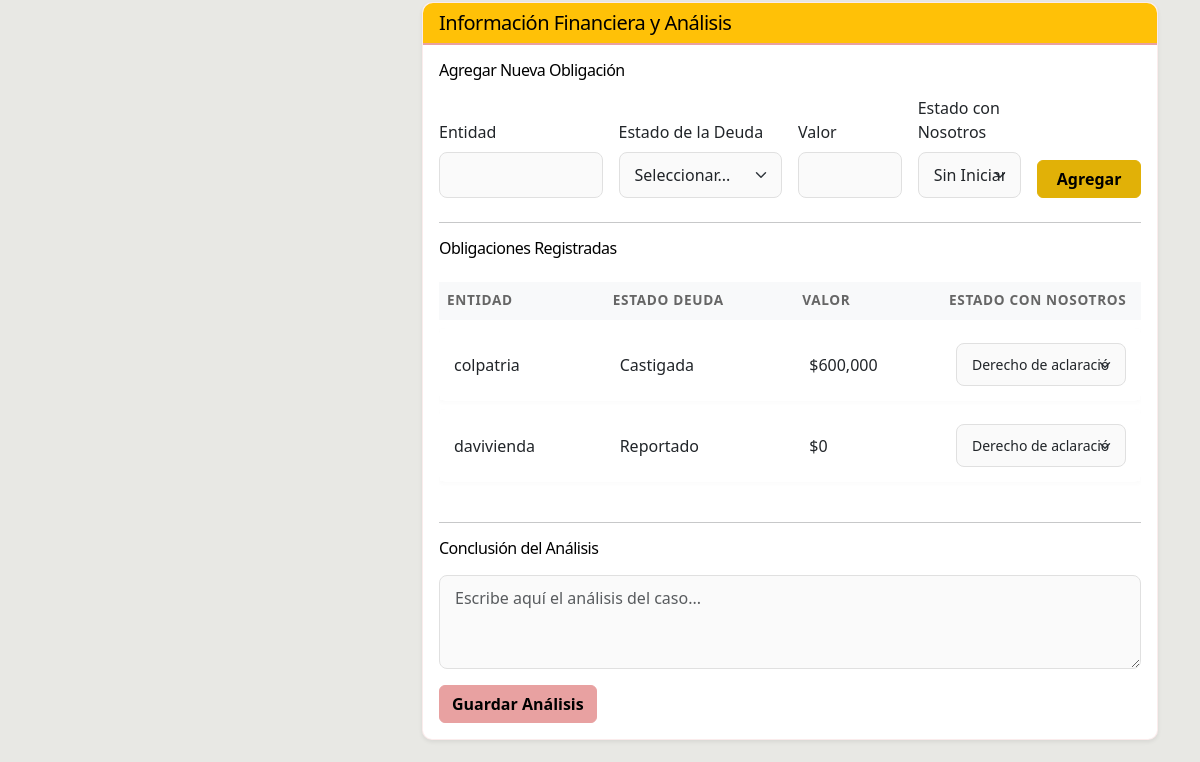
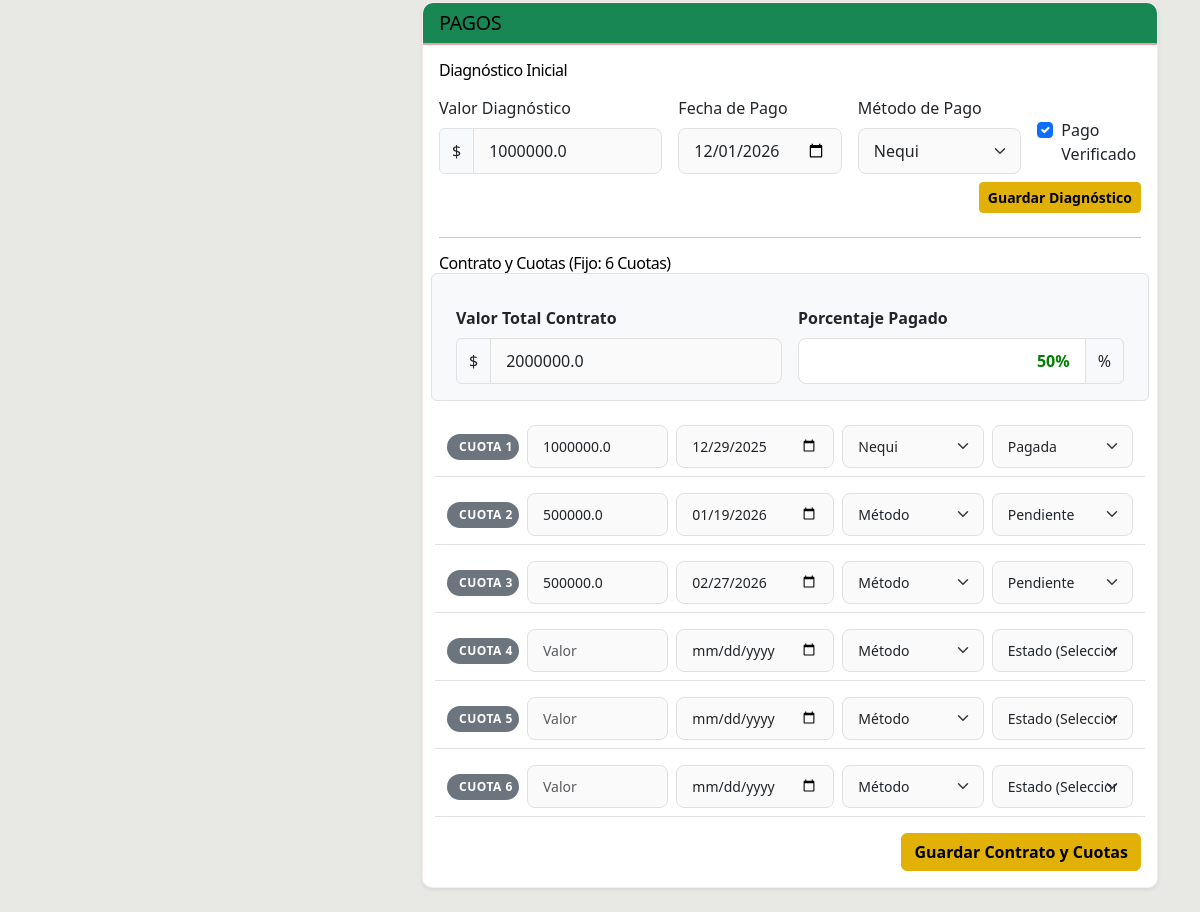
Before: /client/1 (signed in, lower part) with the older database file (2 pictures, top to bottom).
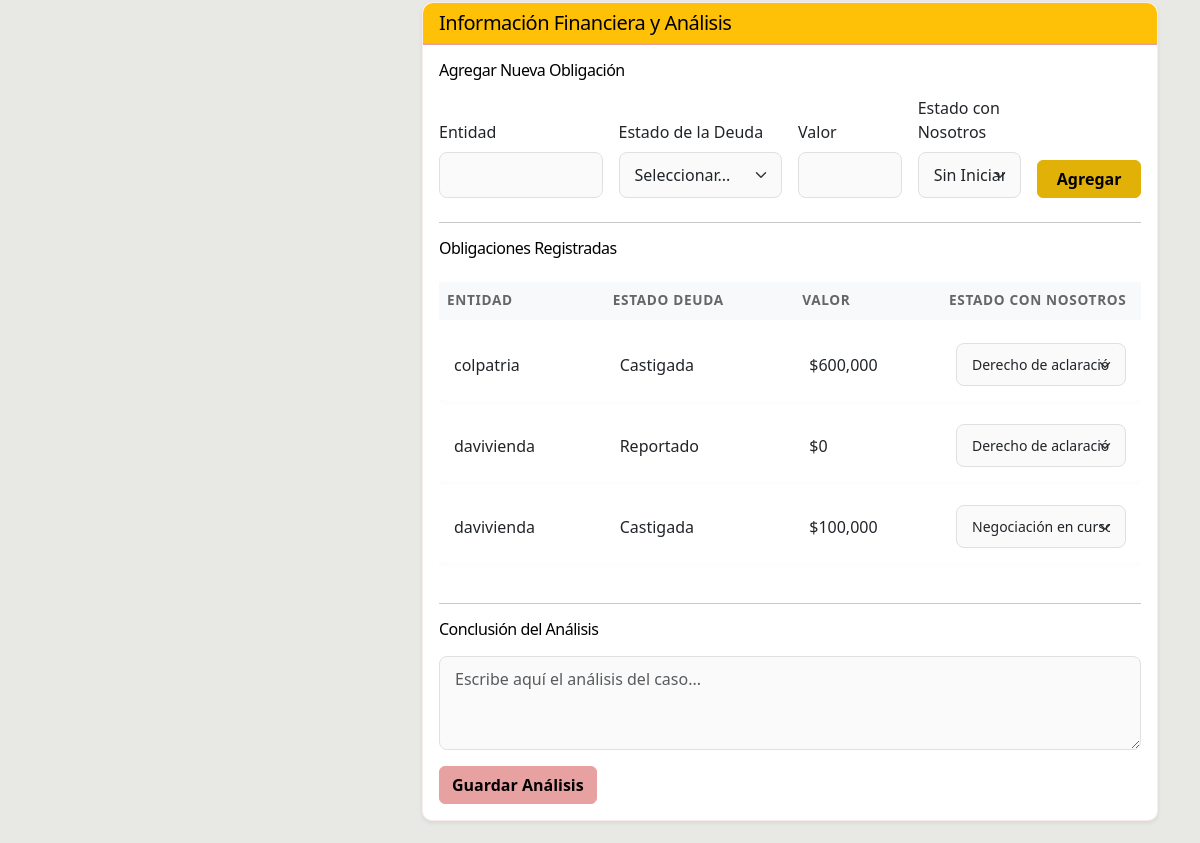
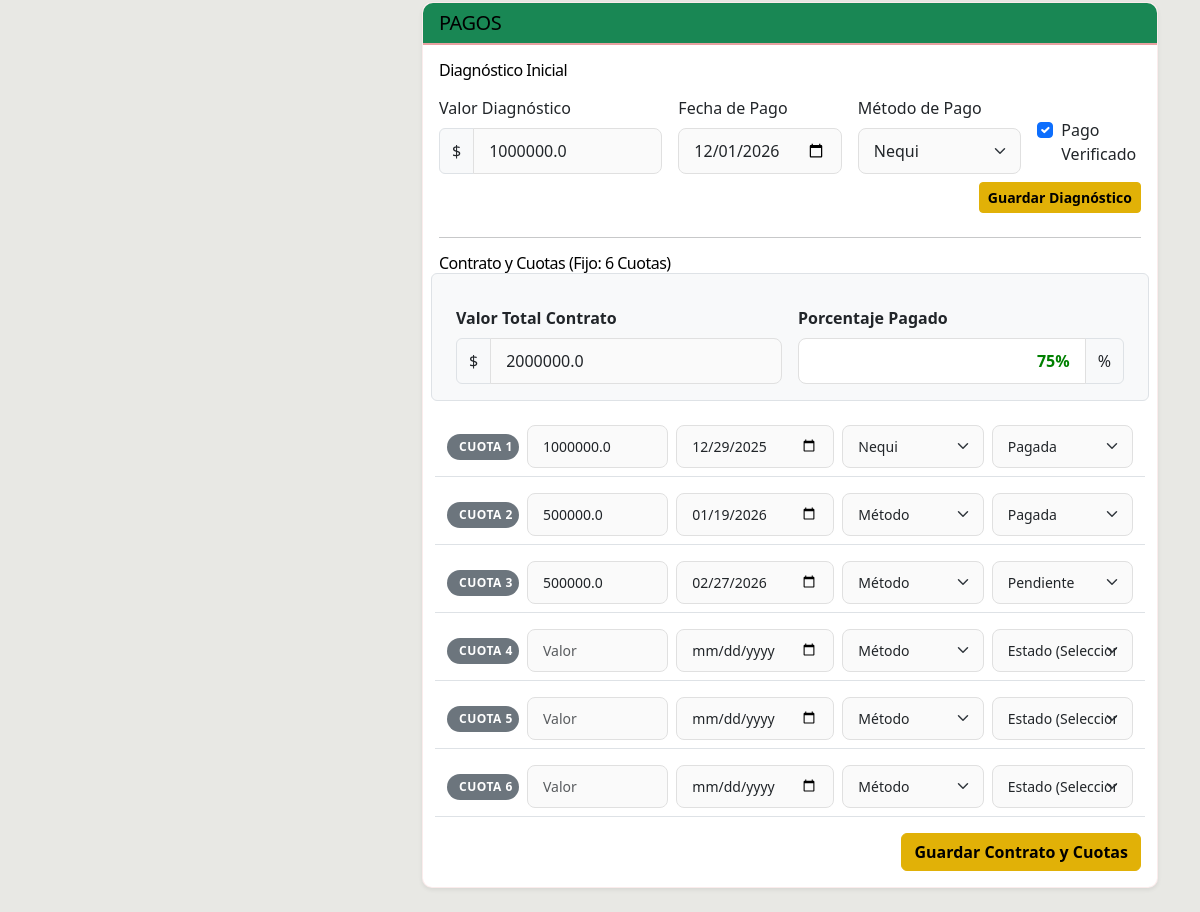
After: the same page with the newer database file (2 pictures, top to bottom).
### models.py (models this page shows)
class FinancialObligation(db.Model):
    id = db.Column(db.Integer, primary_key=True)
    client_id = db.Column(db.Integer, db.ForeignKey('client.id'), nullable=False)
    entidad = db.Column(db.String(100), nullable=False)
    estado = db.Column(db.String(50), nullable=False) # 'Al día', 'Reportado', 'Reporte negativo de tiempo'
    valor = db.Column(db.Float, nullable=False)
    estado_legal = db.Column(db.String(100), default='Sin Iniciar') # 'Sin Iniciar', 'Derecho de aclaración', 'Refutación de pruebas', 'Derecho de petición', 'Fallo al derecho', 'Refutación a ese fallo', 'Solicitud de reposición', 'Queja superintendencia', 'Queja defensoría', 'Tutelas fallo', 'Tutela', 'Demanda juzgado', 'Demanda a la SIC', 'Negociación en curso', 'Negociación entregada', 'Negociación incumplida por el cliente', 'Finalizado'
    created_at = db.Column(db.DateTime, default=datetime.utcnow)
    client = db.relationship('Client', backref=db.backref('financial_obligations', cascade='all, delete-orphan'))

class ContractInstallment(db.Model):
    id = db.Column(db.Integer, primary_key=True)
    payment_contract_id = db.Column(db.Integer, db.ForeignKey('payment_contract.id'), nullable=False)
    numero_cuota = db.Column(db.Integer, nullable=False)
    valor = db.Column(db.Float)
    fecha_vencimiento = db.Column(db.Date)
    metodo_pago = db.Column(db.String(50))
    estado = db.Column(db.String(50), default='Pendiente') # 'Pendiente', 'Pagada', 'En Mora'
    payment_contract = db.relationship('PaymentContract', backref='installments')

### routes/main.py (the view)
@main_bp.route('/client/<int:client_id>')
@login_required
def client_detail(client_id):
    client = Client.query.get_or_404(client_id)
    if current_user.rol == 'Aliado' and client.analista_id != current_user.id:
        flash('No tienes permiso para acceder a este cliente.', 'danger')
        return redirect(url_for('aliados.aliados_dashboard'))
    files = []
    upload_folder = current_app.config['UPLOAD_FOLDER']
    if not os.path.exists(upload_folder):
        os.makedirs(upload_folder)
    for filename in os.listdir(upload_folder):
        if filename.startswith(f"client_{client_id}_"):
            files.append(filename)
    documents = Document.query.filter_by(client_id=client_id).all()
    if current_user.rol == 'Analista':
        documents = [d for d in documents if d.visible_para_analista]
    return render_template('client_detail.html', client=client, files=files, documents=documents)

### app.py (called while the page is built)
@login_manager.user_loader
def load_user(user_id):
    return User.query.get(int(user_id))

### templates/client_detail.html (shortened to what the changed rows need)
{% extends "base.html" %}
{% block content %}
<div class="row">
    <div class="col-md-8">
        <div class="card shadow-sm mb-4">
            <div class="card-body">
                <div class="table-responsive">
                    <table class="table table-bordered table-hover">
                        <thead class="table-light">
                            <tr>
                                <th>Entidad</th>
                                <th>Estado Deuda</th>
                                <th>Valor</th>
                                <th style="width: 200px;">Estado con Nosotros</th>
                            </tr>
                        </thead>
                        <tbody>
                            {% for obligation in client.financial_obligations %}
                            <tr>
                                <td>{{ obligation.entidad }}</td>
                                <td>{{ obligation.estado }}</td>
                                <td>${{ "{:,.0f}".format(obligation.valor) }}</td>
                                <td>
                                    <form
                                        action="{{ url_for('main.update_legal_status', obligation_id=obligation.id) }}"
                                        method="POST">
                                        <select class="form-select form-select-sm" name="estado_legal"
                                            onchange="this.form.submit()">
                                            <option value="Derecho de aclaración" {% if
                                                obligation.estado_legal=='Derecho de aclaración' %}selected{% endif %}>
                                                Derecho de aclaración</option>
                                            <option value="Negociación en curso" {% if
                                                obligation.estado_legal=='Negociación en curso' %}selected{% endif %}>
                                                Negociación en curso</option>
                                        </select>
                                    </form>
                                </td>
                            </tr>
                            {% else %}
                            <tr>
                                <td colspan="4" class="text-center text-muted">No hay obligaciones registradas todavía.
                                </td>
                            </tr>
                            {% endfor %}
                        </tbody>
                    </table>
                </div>
            </div>
        </div>
        <div class="card shadow-sm mb-4">
            <div class="card-body">
                {% set is_analyst = current_user.rol == 'Analista' %}
                <form action="{{ url_for('lawyer.save_contract_details', client_id=client.id) }}" method="POST"
                    id="contractForm">
                    <fieldset {% if is_analyst %}disabled{% endif %}>
                        <div class="row g-3 mb-3 p-3 bg-light rounded border">
                            <div class="col-md-6">
                                <div class="input-group">
                                    <input type="text" class="form-control text-end bg-white" id="porcentajePagado"
                                        value="0%" readonly style="font-weight: bold; color: green;">
                                    <span class="input-group-text">%</span>
                                </div>
                            </div>
                        </div>
                        <div id="staticInstallmentsContainer">
                            {% set installments_map = {} %}
                            {% if client.payment_contract and client.payment_contract.installments %}
                            {% for inst in client.payment_contract.installments %}
                            {% set _ = installments_map.update({inst.numero_cuota: inst}) %}
                            {% endfor %}
                            {% endif %}
                            {% for i in range(1, 7) %}
                            {% set inst = installments_map.get(i) %}
                            <div class="row g-2 mb-2 align-items-center p-2 border-bottom">
                                <div class="col-auto" style="width: 80px;">
                                    <span class="badge bg-secondary w-100">Cuota {{ i }}</span>
                                </div>
                                <div class="col">
                                    <input type="number" step="0.01" class="form-control form-control-sm"
                                        name="cuota_{{ i }}_valor" placeholder="Valor"
                                        value="{{ inst.valor if inst else '' }}">
                                </div>
                                <div class="col">
                                    <input type="date" class="form-control form-control-sm" name="cuota_{{ i }}_fecha"
                                        value="{{ inst.fecha_vencimiento if inst and inst.fecha_vencimiento else '' }}">
                                </div>
                                <div class="col">
                                    <select class="form-select form-select-sm" name="cuota_{{ i }}_metodo">
                                        {% set metodo = inst.metodo_pago if inst else '' %}
                                        <option value="" disabled {% if not metodo %}selected{% endif %}>Método</option>
                                        <option value="Nequi" {% if metodo=='Nequi' %}selected{% endif %}>Nequi</option>
                                    </select>
                                </div>
                                <div class="col">
                                    <select class="form-select form-select-sm" name="cuota_{{ i }}_estado">
                                        {% set estado = inst.estado if inst else '' %}
                                        <option value="" {% if not estado %}selected{% endif %}>Estado (Seleccionar)
                                        </option>
                                        <option value="Pendiente" {% if estado=='Pendiente' %}selected{% endif %}>
                                            Pendiente</option>
                                        <option value="Pagada" {% if estado=='Pagada' %}selected{% endif %}>Pagada
                                        </option>
                                    </select>
                                </div>
                            </div>
                            {% endfor %}
                        </div>
                    </fieldset>
                </form>
            </div>
        </div>
    </div>
    {% endblock %}

Changed rows visible on the page:
added FinancialObligation: entidad "davivienda", estado "Castigada", valor "100,000", estado_legal "Negociación en curso"
changed ContractInstallment (number 2 of 3 on the later page): estado "Pendiente" → "Pagada"
Other visible differences:
form field value: "50%" → "75%"
